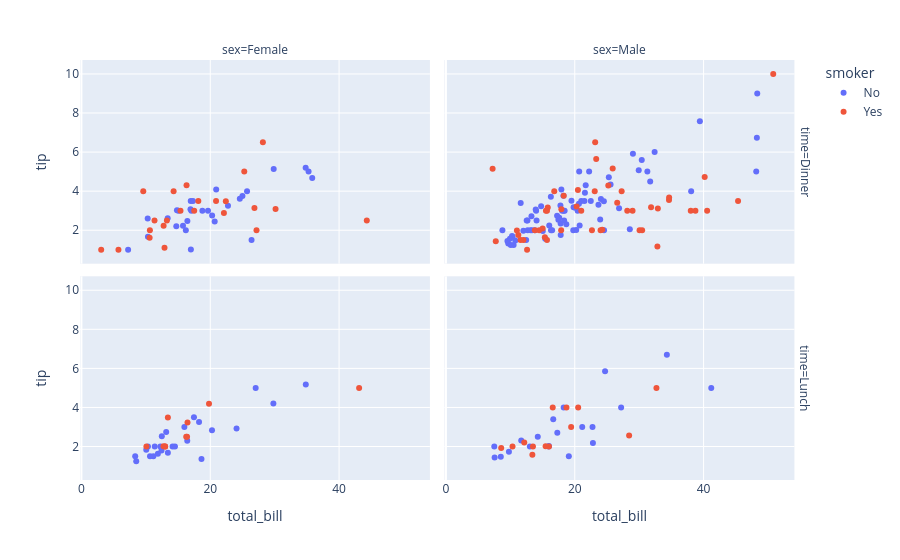

Here is the notebook cell this chart was saved with:
### Code cell
#facetting
#Scatter plots support faceting.

import plotly.express as px
df = px.data.tips()
print(df)
fig = px.scatter(df, x="total_bill", y="tip", color="smoker", facet_col="sex", facet_row="time")
fig.show()

### Figure 1 — Plotly figure (JSON) as saved in the notebook; plotly's stock layout.template omitted (floating-point values rounded to 4 significant figures)
{"data": [{"hovertemplate": "smoker=No<br>time=Dinner<br>sex=Female<br>total_bill=%{x}<br>tip=%{y}<extra></extra>", "legendgroup": "No", "marker": {"color": "#636efa", "symbol": "circle"}, "mode": "markers", "name": "No", "orientation": "v", "showlegend": true, "type": "scatter", "x": [16.99, 24.59, 35.26, 14.83, 10.33, 16.97, 20.29, 15.77, 19.65, 15.06, 20.69, 16.93, 10.29, 34.81, 26.41, 16.45, 17.07, 14.73, 22.75, 20.92, 7.25, 25.71, 17.31, 29.85, 25.0, 13.39, 16.21, 35.83, 18.78], "xaxis": "x3", "y": [1.01, 3.61, 5.0, 3.02, 1.67, 3.5, 2.75, 2.23, 3.0, 3.0, 2.45, 3.07, 2.6, 5.2, 1.5, 2.47, 3.0, 2.2, 3.25, 4.08, 1.0, 4.0, 3.5, 5.14, 3.75, 2.61, 2.0, 4.67, 3.0], "yaxis": "y3"}, {"hovertemplate": "smoker=No<br>time=Dinner<br>sex=Male<br>total_bill=%{x}<br>tip=%{y}<extra></extra>", "legendgroup": "No", "marker": {"color": "#636efa", "symbol": "circle"}, "mode": "markers", "name": "No", "orientation": "v", "showlegend": false, "type": "scatter", "x": [10.34, 21.01, 23.68, 25.29, 8.77, 26.88, 15.04, 14.78, 10.27, 15.42, 18.43, 21.58, 16.29, 20.65, 17.92, 39.42, 19.82, 17.81, 13.37, 12.69, 21.7, 9.55, 18.35, 17.78, 24.06, 16.31, 18.69, 31.27, 16.04, 17.46, 13.94, 9.68, 30.4, 18.29, 22.23, 32.4, 28.55, 18.04, 12.54, 9.94, 25.56, 19.49, 48.27, 17.59, 20.08, 20.23, 12.02, 10.51, 22.49, 12.46, 18.24, 14.0, 38.07, 23.95, 29.93, 14.07, 13.13, 17.26, 24.55, 19.77, 48.17, 16.49, 21.5, 12.66, 13.81, 24.52, 20.76, 31.71, 20.69, 48.33, 20.45, 13.28, 11.61, 10.77, 10.07, 29.03, 17.82], "xaxis": "x4", "y": [1.66, 3.5, 3.31, 4.71, 2.0, 3.12, 1.96, 3.23, 1.71, 1.57, 3.0, 3.92, 3.71, 3.35, 4.08, 7.58, 3.18, 2.34, 2.0, 2.0, 4.3, 1.45, 2.5, 3.27, 3.6, 2.0, 2.31, 5.0, 2.24, 2.54, 3.06, 1.32, 5.6, 3.0, 5.0, 6.0, 2.05, 3.0, 2.5, 1.56, 4.34, 3.51, 6.73, 2.64, 3.15, 2.01, 1.97, 1.25, 3.5, 1.5, 3.76, 3.0, 4.0, 2.55, 5.07, 2.5, 2.0, 2.74, 2.0, 2.0, 5.0, 2.0, 3.5, 2.5, 2.0, 3.48, 2.24, 4.5, 5.0, 9.0, 3.0, 2.72, 3.39, 1.47, 1.25, 5.92, 1.75], "yaxis": "y4"}, {"hovertemplate": "smoker=No<br>time=Lunch<br>sex=Female<br>total_bill=%{x}<br>tip=%{y}<extra></extra>", "legendgroup": "No", "marker": {"color": "#636efa", "symbol": "circle"}, "mode": "markers", "name": "No", "orientation": "v", "showlegend": false, "type": "scatter", "x": [10.07, 34.83, 10.65, 12.43, 24.08, 13.42, 12.48, 29.8, 14.52, 11.38, 20.27, 11.17, 12.26, 18.26, 8.51, 10.33, 14.15, 13.16, 17.47, 27.05, 16.43, 8.35, 18.64, 11.87, 15.98], "xaxis": "x", "y": [1.83, 5.17, 1.5, 1.8, 2.92, 1.68, 2.52, 4.2, 2.0, 2.0, 2.83, 1.5, 2.0, 3.25, 1.25, 2.0, 2.0, 2.75, 3.5, 5.0, 2.3, 1.5, 1.36, 1.63, 3.0], "yaxis": "y"}, {"hovertemplate": "smoker=No<br>time=Lunch<br>sex=Male<br>total_bill=%{x}<br>tip=%{y}<extra></extra>", "legendgroup": "No", "marker": {"color": "#636efa", "symbol": "circle"}, "mode": "markers", "name": "No", "orientation": "v", "showlegend": false, "type": "scatter", "x": [27.2, 22.76, 17.29, 16.66, 15.98, 13.03, 18.28, 24.71, 21.16, 11.69, 14.26, 15.95, 8.52, 22.82, 19.08, 34.3, 41.19, 9.78, 7.51, 7.56], "xaxis": "x2", "y": [4.0, 3.0, 2.71, 3.4, 2.03, 2.0, 4.0, 5.85, 3.0, 2.31, 2.5, 2.0, 1.48, 2.18, 1.5, 6.7, 5.0, 1.73, 2.0, 1.44], "yaxis": "y2"}, {"hovertemplate": "smoker=Yes<br>time=Dinner<br>sex=Female<br>total_bill=%{x}<br>tip=%{y}<extra></extra>", "legendgroup": "Yes", "marker": {"color": "#EF553B", "symbol": "circle"}, "mode": "markers", "name": "Yes", "orientation": "v", "showlegend": true, "type": "scatter", "x": [3.07, 26.86, 25.28, 5.75, 16.32, 11.35, 15.38, 44.3, 22.42, 14.31, 17.51, 10.59, 10.63, 9.6, 20.9, 18.15, 12.76, 13.27, 28.17, 12.9, 30.14, 22.12, 27.18], "xaxis": "x3", "y": [1.0, 3.14, 5.0, 1.0, 4.3, 2.5, 3.0, 2.5, 3.48, 4.0, 3.0, 1.61, 2.0, 4.0, 3.5, 3.5, 2.23, 2.5, 6.5, 1.1, 3.09, 2.88, 2.0], "yaxis": "y3"}, {"hovertemplate": "smoker=Yes<br>time=Dinner<br>sex=Male<br>total_bill=%{x}<br>tip=%{y}<extra></extra>", "legendgroup": "Yes", "marker": {"color": "#EF553B", "symbol": "circle"}, "mode": "markers", "name": "Yes", "orientation": "v", "showlegend": false, "type": "scatter", "x": [38.01, 11.24, 20.29, 13.81, 11.02, 18.29, 15.01, 17.92, 28.97, 40.17, 27.28, 12.03, 21.01, 15.36, 20.49, 25.21, 50.81, 15.81, 7.25, 31.85, 16.82, 32.9, 17.89, 14.48, 34.63, 34.65, 23.33, 45.35, 23.17, 40.55, 30.46, 23.1, 15.69, 26.59, 38.73, 24.27, 30.06, 25.89, 28.15, 11.59, 7.74, 24.01, 15.69, 15.53, 12.6, 32.83, 22.67], "xaxis": "x4", "y": [3.0, 1.76, 3.21, 2.0, 1.98, 3.76, 2.09, 3.08, 3.0, 4.73, 4.0, 1.5, 3.0, 1.64, 4.06, 4.29, 10.0, 3.16, 5.15, 3.18, 4.0, 3.11, 2.0, 2.0, 3.55, 3.68, 5.65, 3.5, 6.5, 3.0, 2.0, 4.0, 1.5, 3.41, 3.0, 2.03, 2.0, 5.16, 3.0, 1.5, 1.44, 2.0, 3.0, 3.0, 1.0, 1.17, 2.0], "yaxis": "y4"}, {"hovertemplate": "smoker=Yes<br>time=Lunch<br>sex=Female<br>total_bill=%{x}<br>tip=%{y}<extra></extra>", "legendgroup": "Yes", "marker": {"color": "#EF553B", "symbol": "circle"}, "mode": "markers", "name": "Yes", "orientation": "v", "showlegend": false, "type": "scatter", "x": [19.81, 43.11, 13.0, 12.74, 13.0, 16.4, 16.47, 13.42, 16.27, 10.09], "xaxis": "x", "y": [4.19, 5.0, 2.0, 2.01, 2.0, 2.5, 3.23, 3.48, 2.5, 2.0], "yaxis": "y"}, {"hovertemplate": "smoker=Yes<br>time=Lunch<br>sex=Male<br>total_bill=%{x}<br>tip=%{y}<extra></extra>", "legendgroup": "Yes", "marker": {"color": "#EF553B", "symbol": "circle"}, "mode": "markers", "name": "Yes", "orientation": "v", "showlegend": false, "type": "scatter", "x": [19.44, 32.68, 16.0, 28.44, 15.48, 16.58, 10.34, 13.51, 18.71, 20.53, 12.16, 8.58, 13.42], "xaxis": "x2", "y": [3.0, 5.0, 2.0, 2.56, 2.02, 4.0, 2.0, 2.0, 4.0, 4.0, 2.2, 1.92, 1.58], "yaxis": "y2"}], "layout": {"annotations": [{"font": {}, "showarrow": false, "text": "sex=Female", "x": 0.24, "xanchor": "center", "xref": "paper", "y": 1, "yanchor": "bottom", "yref": "paper"}, {"font": {}, "showarrow": false, "text": "sex=Male", "x": 0.74, "xanchor": "center", "xref": "paper", "y": 1, "yanchor": "bottom", "yref": "paper"}, {"font": {}, "showarrow": false, "text": "time=Lunch", "textangle": 90, "x": 0.98, "xanchor": "left", "xref": "paper", "y": 0.2425, "yanchor": "middle", "yref": "paper"}, {"font": {}, "showarrow": false, "text": "time=Dinner", "textangle": 90, "x": 0.98, "xanchor": "left", "xref": "paper", "y": 0.7575, "yanchor": "middle", "yref": "paper"}], "legend": {"title": {"text": "smoker"}, "tracegroupgap": 0}, "margin": {"t": 60}, "xaxis": {"anchor": "y", "domain": [0, 0.48], "title": {"text": "total_bill"}}, "xaxis2": {"anchor": "y2", "domain": [0.5, 0.98], "matches": "x", "title": {"text": "total_bill"}}, "xaxis3": {"anchor": "y3", "domain": [0, 0.48], "matches": "x", "showticklabels": false}, "xaxis4": {"anchor": "y4", "domain": [0.5, 0.98], "matches": "x", "showticklabels": false}, "yaxis": {"anchor": "x", "domain": [0, 0.485], "title": {"text": "tip"}}, "yaxis2": {"anchor": "x2", "domain": [0, 0.485], "matches": "y", "showticklabels": false}, "yaxis3": {"anchor": "x3", "domain": [0.515, 1], "matches": "y", "title": {"text": "tip"}}, "yaxis4": {"anchor": "x4", "domain": [0.515, 1], "matches": "y", "showticklabels": false}}}
